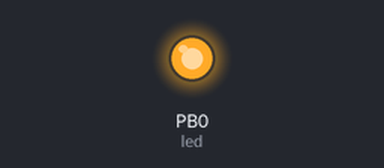
A sketch run on a simulated ATtiny85, built with avr-gcc and run on an emulated ATtiny85. Shown: output pins drawn as LEDs (lit = HIGH).

Above: at 0.2 s.
At 7.8 s:
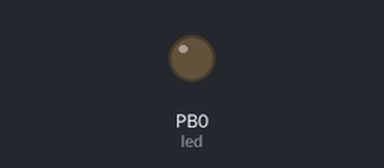
Timing chart, 0 to 8.3 s (numbered marks = the images above):
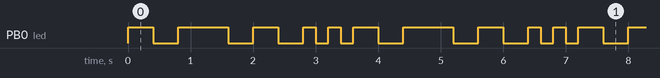

The sketch:

neibc_attiny85_blink.ino
```cpp
// (licence header left out)
int led = 0;

// the setup routine runs once when you press reset:
void setup() {
  // initialize the digital pin as an output.
  pinMode(led, OUTPUT);
}

// the loop routine runs over and over again forever:
void loop() {
      digitalWrite(led, HIGH);   // turn the LED on (HIGH is the voltage level)
      delay(400);               // wait for a second
      digitalWrite(led, LOW);    // turn the LED off by making the voltage LOW
      delay(400);               // wait for a second
      digitalWrite(led, HIGH);
      delay(800);
      digitalWrite(led, LOW);
      delay(400);
      digitalWrite(led, HIGH);
      delay(400);
      digitalWrite(led, LOW);
      delay(400);
      digitalWrite(led, HIGH);
      delay(200);
      digitalWrite(led, LOW);
      delay(200);
      digitalWrite(led, HIGH);
      delay(200);
      digitalWrite(led, LOW);
      delay(200);
}
```

Measured:
- by itself, PB0 (led): repeats every 3.6 s: LOW 0.40 s, HIGH 0.80 s, LOW 0.40 s, HIGH 0.40 s, LOW 0.40 s, 2 × (HIGH 0.20 s, LOW 0.20 s), HIGH 0.40 s
- by itself, everything shown: repeats every 3.6 s, in 10 steps
